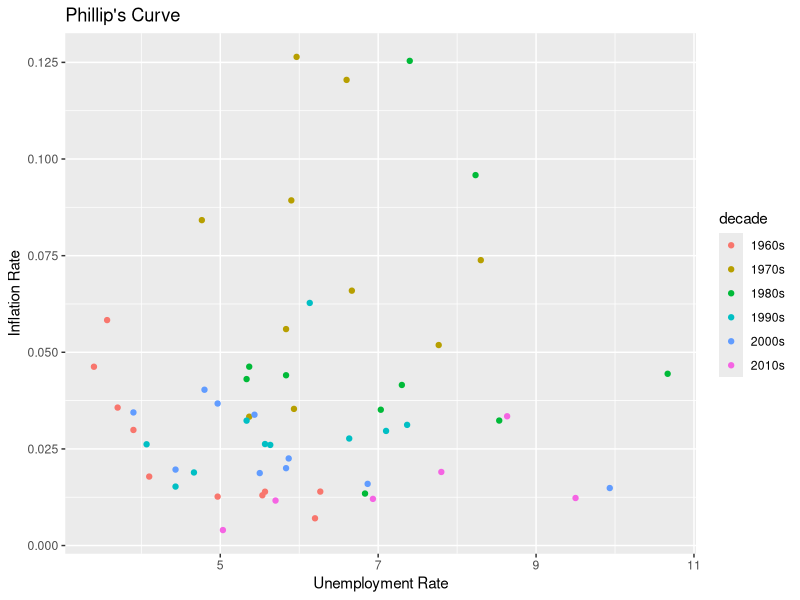

Write R code to recreate this figure.
## ---- chunk 1
library(tidyverse)
## ---- chunk 2
fredRaw = read.csv("fredgraph.csv")
## ---- chunk 3
fred <- fredRaw %>%
  mutate(year = as.numeric(strtrim(DATE, 4)),
         month = as.numeric(substring(DATE, 6, 7))) %>%
  filter(year >= 1959) %>%
  filter(month == 10)

fred <- transform(fred, prev_cpi = c(NA, CPIAUCSL[-length(CPIAUCSL)]))

fred <- fred %>%
  mutate(
    cpi_change = (CPIAUCSL - prev_cpi) / prev_cpi,
    dec = substr(DATE, 1, 3),
    ade = "0s",
    decade = paste(dec, ade, sep = "")
  ) %>%
  filter(year >= 1960)

fredSummary <- fred %>%
  summarise(year, unemployment = as.double(UNRATE), cpi_change, decade)
fredSummary
## ---- chunk 4
fredSummary %>%
  ggplot(aes(x = unemployment, y = cpi_change, color = decade)) +
  geom_point() +
  labs(
    title = "Phillip's Curve",
    x = "Unemployment Rate",
    y = "Inflation Rate"
)
